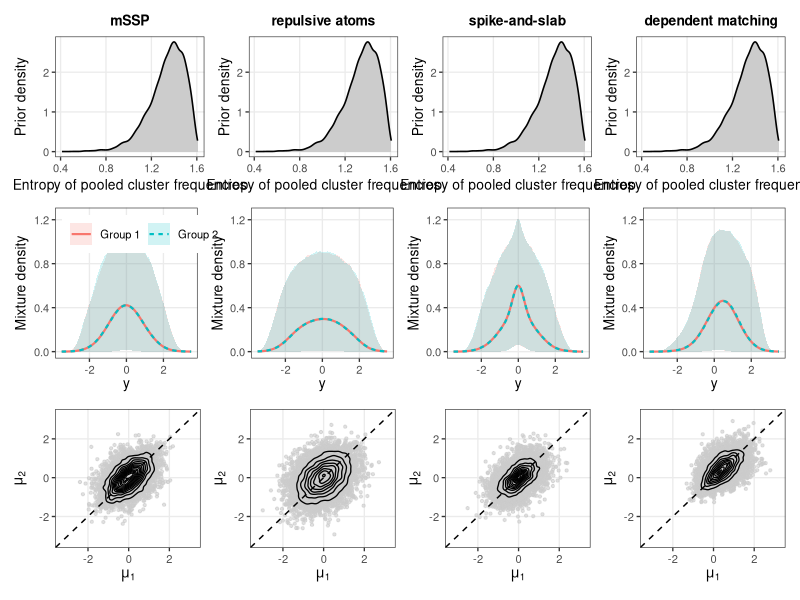
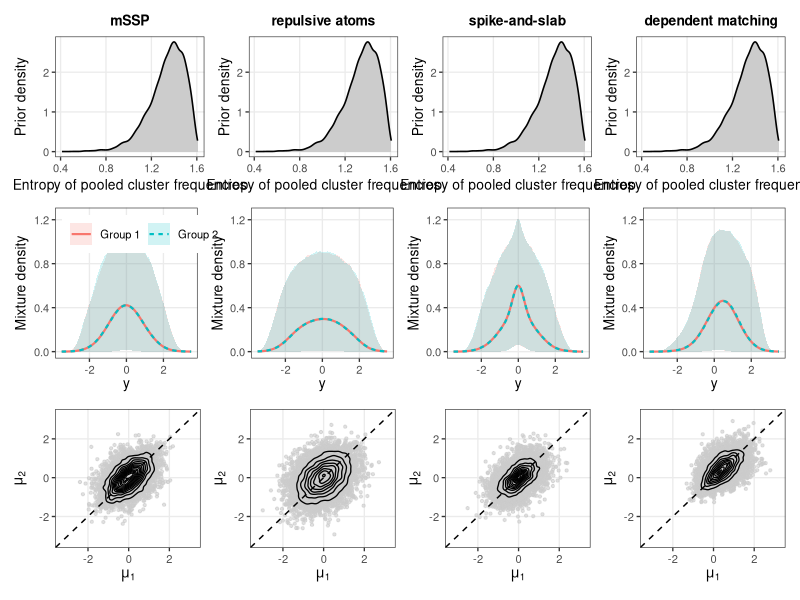
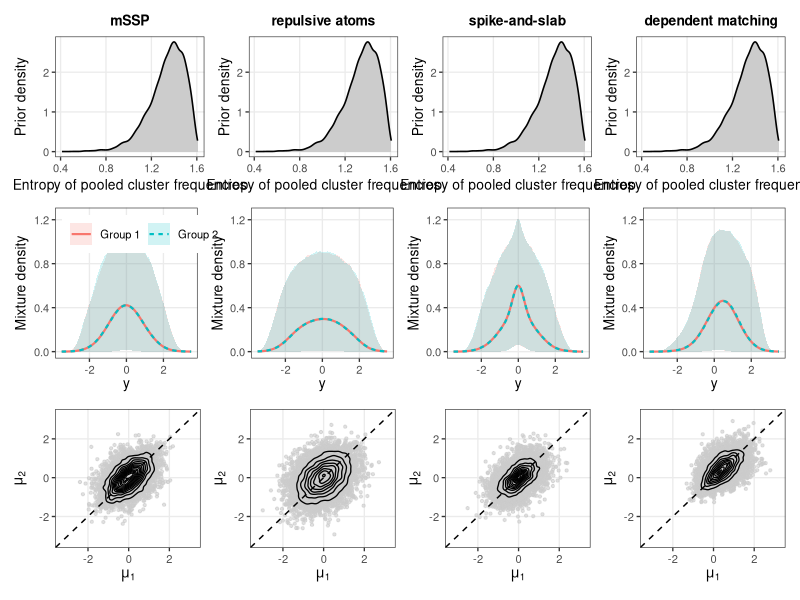

Recreate these plots in R, in order.
# ============================================================
# Figure 2: different random probabilities, same pEPPF
# ============================================================
#
# Models:
# \star: mSSP with iid non-atomic common atoms
# 1: repulsive common atoms
# 2: one fixed spike at zero and M-1 iid slab atoms
# 3: iid atoms + stochastic dependent matching of weights/atoms
#
# Required packages:
# install.packages(c("ggplot2", "patchwork"))

library(ggplot2)
library(patchwork)

set.seed(1234)

# ------------------------------------------------------------
# 1. Hyperparameters
# ------------------------------------------------------------

M       = 5
gamma   = 0.60

# P0 = N(mu0, sd0^2).
mu0     = 0
sd0     = 0.90

# Repulsion parameter in Model 1
delta_A = 0.35

# Matching strength in Model 3 [g(theta) = theta]
kappa   = 50.0

# Gaussian mixture kernel
sigma_kernel = 0.30

# Sample sizes used for the partition entropy
n1 = 50
n2 = 50

# Monte Carlo size 
B = 10000

# Grid used for the random densities
y_grid = seq(-3.5, 3.5, length.out = 300)

# Base measure P0 and matching score g
rP0   = function(n) rnorm(n, mean = mu0, sd = sd0)
g_fun = function(x) x


# ------------------------------------------------------------
# 2. Basic utilities
# ------------------------------------------------------------

rdirichlet1 <- function(alpha) {
  z = rgamma(length(alpha), shape = alpha, rate = 1)
  z / sum(z)
}

# Compute common weights using the representation of model 3
# The complete vectors V_j = (omega_j, (1-omega_j) pi_j) are iid symmetric
# Dirichlet_M vectors.
draw_common_weights <- function(M, gamma) {
  stopifnot(M >= 2L, gamma > 0)

  omega1 = rbeta(1L, shape1 = gamma, shape2 = (M - 1L) * gamma)
  omega2 = rbeta(1L, shape1 = gamma, shape2 = (M - 1L) * gamma)

  pi1 = rdirichlet1(rep(gamma, M - 1L))
  pi2 = rdirichlet1(rep(gamma, M - 1L))

  V1 = c(omega1, (1 - omega1) * pi1)
  V2 = c(omega2, (1 - omega2) * pi2)

  list(
    omega1 = omega1,
    omega2 = omega2,
    pi1 = pi1,
    pi2 = pi2,
    V1 = V1,
    V2 = V2
  )
}

# Compute entropy: 
# sample allocation given the weights and compute entropy
partition_entropy <- function(V1, V2, n1, n2) {
  K  = length(V1)

  z1 = sample.int(K, size = n1, replace = TRUE, prob = V1)
  z2 = sample.int(K, size = n2, replace = TRUE, prob = V2)

  nk = tabulate(c(z1, z2), nbins = K)
  nk = nk[nk > 0]

  p = nk / (n1 + n2)
  -sum(p * log(p))
}

# Evaluate sum_h w_h phi_sigma(y - theta_h) on a grid.
mixture_density <- function(y, w, theta, sigma) {
  K = length(theta)

  kernels = vapply(
    theta,
    function(th) dnorm(y, mean = th, sd = sigma),
    numeric(length(y))
  )

  # vapply returns a vector when K = 1; convert it to a matrix.
  if (K == 1L) {
    kernels = matrix(kernels, ncol = 1L)
  }

  as.vector(kernels %*% w)
}

# Mean of the random density under Gaussian kernels.
mixture_mean <- function(w, theta) {
  sum(w * theta)
}


# ------------------------------------------------------------
# 3. Model 1: exact rejection sampler for repulsive atoms
# ------------------------------------------------------------
#
# Target:
#   prod_h p0(theta_h)
#   prod_{h<l} [1 - exp{-(theta_h-theta_l)^2/(2 delta_A^2)}]
#
# The proposal is iid P0. 

log_repulsion_factor <- function(theta, delta) {
  K = length(theta)
  if (K <= 1L) return(0)

  dif = outer(theta, theta, "-")
  d2  = dif[upper.tri(dif)]^2

  z = -d2 / (2 * delta^2)

  # log{1 - exp(z)}, with z <= 0.
  terms = log1p(-exp(z))

  if (any(!is.finite(terms))) return(-Inf)
  sum(terms)
}

draw_repulsive_atoms <- function(K, delta, rP0, max_tries = 1000000L) {
  if (K == 1L) return(rP0(1L))

  for (iter in seq_len(max_tries)) {
    theta   = rP0(K)
    log_acc = log_repulsion_factor(theta, delta)

    if (log(runif(1)) < log_acc) {
      return(theta)
    }
  }

  stop(
    "Repulsive rejection sampler did not accept. ",
    "Try decreasing delta_A or M."
  )
}


# ------------------------------------------------------------
# 4. Model 2: stochastic matching
# ------------------------------------------------------------

all_permutations <- function(x) {
  if (length(x) == 1L) {
    return(matrix(x, nrow = 1L))
  }

  out = lapply(seq_along(x), function(i) {
    rest = all_permutations(x[-i])
    cbind(x[i], rest)
  })

  do.call(rbind, out)
}

# Cache all permutations because M is small.
perm_cache <- setNames(
  lapply(seq_len(M), function(k) all_permutations(seq_len(k))),
  as.character(seq_len(M))
)

sample_matching_permutation <- function(theta, S, kappa, g_fun, perm_cache) {
  K = length(theta)
  if (K == 1L) return(1L)

  P = perm_cache[[as.character(K)]]

  # Row q contains (theta_{sigma_q(1)}, ..., theta_{sigma_q(K)}).
  idx_rowwise = as.vector(t(P))
  theta_perm  = matrix(
    theta[idx_rowwise],
    nrow = nrow(P),
    ncol = K,
    byrow = TRUE
  )

  gtheta = matrix(
    g_fun(as.vector(theta_perm)),
    nrow = nrow(theta_perm),
    ncol = K
  )

  scores   = as.vector(gtheta %*% S)
  log_prob = kappa * scores
  prob     = exp(log_prob - max(log_prob))
  prob     = prob / sum(prob)

  q = sample.int(nrow(P), size = 1L, prob = prob)
  as.integer(P[q, ])
}


# ------------------------------------------------------------
# 5. Monte Carlo simulation
# ------------------------------------------------------------

model_names = c("Star", "1", "2", "3")
group_names = c("Group 1", "Group 2")

entropy_draws = numeric(B)
omega_draws = matrix(
  NA_real_,
  nrow = B,
  ncol = 2L,
  dimnames = list(NULL, c("omega1", "omega2"))
)

# store densities
# densities[[model]][[group]] is a B x length(y_grid) matrix
densities = setNames(
  lapply(model_names, function(m) {
    list(
      `Group 1` = matrix(NA_real_, nrow = B, ncol = length(y_grid)),
      `Group 2` = matrix(NA_real_, nrow = B, ncol = length(y_grid))
    )
  }),
  model_names
)

# store (mu_1, mu_2) per model
mu_draws = setNames(
  lapply(model_names, function(m) {
    data.frame(mu1 = numeric(B), mu2 = numeric(B))
  }),
  model_names
)

for (b in seq_len(B)) {

  # ----------------------------------------------------------
  # Common complete weights and common joint partition
  # ----------------------------------------------------------
  W = draw_common_weights(M, gamma)

  K  = M
  V1 = W$V1
  V2 = W$V2

  omega_draws[b, ] = c(W$omega1, W$omega2)

  # Since all four models have the same pEPPF, we use the same
  # partition realization for all four models.
  entropy_draws[b] = partition_entropy(V1, V2, n1, n2)


  # ----------------------------------------------------------
  # Star: mSSP
  # ----------------------------------------------------------
  theta_star = rP0(K)

  densities[["Star"]][["Group 1"]][b, ] =
    mixture_density(y_grid, V1, theta_star, sigma_kernel)

  densities[["Star"]][["Group 2"]][b, ] =
    mixture_density(y_grid, V2, theta_star, sigma_kernel)

  mu_draws[["Star"]]$mu1[b] = mixture_mean(V1, theta_star)
  mu_draws[["Star"]]$mu2[b] = mixture_mean(V2, theta_star)


  # ----------------------------------------------------------
  # 1: repulsive common atoms
  # ----------------------------------------------------------
  theta_1 = draw_repulsive_atoms(K, delta_A, rP0)

  densities[["1"]][["Group 1"]][b, ] =
    mixture_density(y_grid, V1, theta_1, sigma_kernel)

  densities[["1"]][["Group 2"]][b, ] =
    mixture_density(y_grid, V2, theta_1, sigma_kernel)

  mu_draws[["1"]]$mu1[b] = mixture_mean(V1, theta_1)
  mu_draws[["1"]]$mu2[b] = mixture_mean(V2, theta_1)


  # ----------------------------------------------------------
  # 2: spike-and-slab
  # ----------------------------------------------------------
  #
  # The first support point is the common fixed spike at zero.

  theta_2 = c(0, rP0(M - 1L))

  densities[["2"]][["Group 1"]][b, ] =
    mixture_density(y_grid, V1, theta_2, sigma_kernel)

  densities[["2"]][["Group 2"]][b, ] =
    mixture_density(y_grid, V2, theta_2, sigma_kernel)

  mu_draws[["2"]]$mu1[b] = mixture_mean(V1, theta_2)
  mu_draws[["2"]]$mu2[b] = mixture_mean(V2, theta_2)


  # ----------------------------------------------------------
  # 3: dependent matching of weights and iid atoms
  # ----------------------------------------------------------
  theta_3 = rP0(K)

  S = V1 + V2

  Sigma = sample_matching_permutation(
    theta = theta_3,
    S = S,
    kappa = kappa,
    g_fun = g_fun,
    perm_cache = perm_cache
  )

  # W_{j, Sigma(h)} = V_{j,h}
  W1_3 = numeric(K)
  W2_3 = numeric(K)

  W1_3[Sigma] = V1
  W2_3[Sigma] = V2

  densities[["3"]][["Group 1"]][b, ] =
    mixture_density(y_grid, W1_3, theta_3, sigma_kernel)

  densities[["3"]][["Group 2"]][b, ] =
    mixture_density(y_grid, W2_3, theta_3, sigma_kernel)

  mu_draws[["3"]]$mu1[b] = mixture_mean(W1_3, theta_3)
  mu_draws[["3"]]$mu2[b] = mixture_mean(W2_3, theta_3)


  if (b %% 250L == 0L) {
    message("Monte Carlo iteration ", b, " / ", B)
  }
}


# ------------------------------------------------------------
# 6. Summaries for the density panels
# ------------------------------------------------------------

summarise_density_matrix <- function(mat, model, group, y_grid) {
  data.frame(
    model = model,
    group = group,
    y     = y_grid,
    mean  = colMeans(mat),
    lower = apply(mat, 2L, quantile, probs = 0.025),
    upper = apply(mat, 2L, quantile, probs = 0.975)
  )
}

density_summary <- do.call(
  rbind,
  lapply(model_names, function(m) {
    do.call(
      rbind,
      lapply(group_names, function(g) {
        summarise_density_matrix(
          densities[[m]][[g]],
          model = m,
          group = g,
          y_grid = y_grid
        )
      })
    )
  })
)

entropy_df <- do.call(
  rbind,
  lapply(model_names, function(m) {
    data.frame(
      model = m,
      entropy = entropy_draws
    )
  })
)

mu_df <- do.call(
  rbind,
  lapply(model_names, function(m) {
    data.frame(
      model = m,
      mu1 = mu_draws[[m]]$mu1,
      mu2 = mu_draws[[m]]$mu2
    )
  })
)

model_titles <- c(
  "Star" = "mSSP",
  "1" = "repulsive atoms",
  "2" = "spike-and-slab",
  "3" = "dependent matching"
)


# ------------------------------------------------------------
# 7. Build the 3 x 4 figure
# ------------------------------------------------------------
theme_illustration <- theme_bw(base_size = 10) +
  theme(
    panel.grid.minor = element_blank(),
    plot.title = element_text(hjust = 0.5, face = "bold", size = 10),
    legend.title = element_blank()
  )
# Top row: same entropy distribution in every panel.
top_plots <- lapply(model_names, function(m) {
  dat <- entropy_df[entropy_df$model == m, ]
  ggplot(dat, aes(x = entropy)) +
    geom_density(
      fill = "grey80",
      colour = "black",
      linewidth = 0.55,
      adjust = 1
    ) +
    labs(
      title = model_titles[[m]],
      x = "Entropy of pooled cluster frequencies",
      y = "Prior density"
    ) +
    theme_illustration +
    theme(legend.position = "none")
})
# Middle row: random densities
bottom_ymax  = 1.03 * max(density_summary$upper, na.rm = TRUE)
middle_plots = lapply(model_names, function(m) {
  dat <- density_summary[density_summary$model == m, ]
  p <- ggplot(
    dat,
    aes(
      x = y,
      y = mean,
      colour = group,
      fill = group,
      linetype = group
    )
  ) +
    geom_ribbon(
      aes(ymin = lower, ymax = upper),
      alpha = 0.18,
      colour = NA
    ) +
    geom_line(linewidth = 0.75) +
    coord_cartesian(
      xlim = range(y_grid),
      ylim = c(0, bottom_ymax)
    ) +
    labs(
      x = expression(y),
      y = "Mixture density"
    ) +
    theme_illustration
  if (m == "Star") {
    p <- p +
      theme(
        legend.position = "inside",
        legend.position.inside = c(0.05, 0.95),
        legend.justification = c(0, 1),
        legend.direction = "horizontal",
        legend.background = element_rect(
          fill = "white",
          colour = NA
        )
      ) +
      guides(
        colour = guide_legend(nrow = 1)
      )
  } else {
    p = p +
      theme(legend.position = "none")
  }
  p
})
# Third row: joint distribution of (mu1, mu2)
mu_min  = min(c(mu_df$mu1, mu_df$mu2), na.rm = TRUE)
mu_max  = max(c(mu_df$mu1, mu_df$mu2), na.rm = TRUE)
mu_pad  = 0.05 * (mu_max - mu_min)
mu_lims = c(mu_min - mu_pad, mu_max + mu_pad)
third_plots = lapply(model_names, function(m) {
  dat = mu_df[mu_df$model == m, ]
  ggplot(dat, aes(x = mu1, y = mu2)) +
    geom_point(alpha = 0.6, size = 0.8, colour = "grey80") +
    stat_density_2d(linewidth = 0.45, colour = "black") +
    geom_abline(intercept = 0, slope = 1, linetype = 2) +
    coord_cartesian(xlim = mu_lims, ylim = mu_lims) +
    labs(
      x = expression(mu[1]),
      y = expression(mu[2])
    ) +
    theme_illustration
})
figure_A =
  (
    wrap_plots(top_plots, nrow = 1) /
      wrap_plots(middle_plots, nrow = 1) /
      wrap_plots(third_plots, nrow = 1)
  ) +
  plot_layout(
    heights = c(1, 1.25, 1.15)
  )
print(figure_A)
# ------------------------------------------------------------
# 8. Save
# ------------------------------------------------------------
ggsave(
  filename = "illustration_A.pdf",
  plot = figure_A,
  width = 12,
  height = 8.0,
  units = "in"
)
ggsave(
  filename = "illustration_A.png",
  plot = figure_A,
  width = 12,
  height = 8.0,
  units = "in",
  dpi = 300
)



# ------------------------------------------------------------
# 9. Optional numerical summaries
# ------------------------------------------------------------

cat("\nMean partition entropy:", mean(entropy_draws), "\n")
cat(
  "95% interval for partition entropy:",
  quantile(entropy_draws, c(0.025, 0.975)),
  "\n"
)

cat("\nEmpirical prior correlations of (mu1, mu2):\n")
for (m in model_names) {
  cat(m, ": ", cor(mu_draws[[m]]$mu1, mu_draws[[m]]$mu2), "\n", sep = "")
}

cat("\nModel parameters:\n")
cat("M =", M, "\n")
cat("gamma =", gamma, "\n")
cat(
  "omega_j iid ~ Beta(",
  gamma,
  ", ",
  (M - 1L) * gamma,
  ")\n",
  sep = ""
)
cat("theoretical E[omega_j] =", 1 / M, "\n")
cat("empirical means of omega_1 and omega_2 =", colMeans(omega_draws), "\n")
cat("delta_A =", delta_A, "\n")
cat("kappa =", kappa, "\n")
cat("P0 = Normal(", mu0, ", ", sd0, "^2)\n", sep = "")
cat("kernel sigma =", sigma_kernel, "\n")
